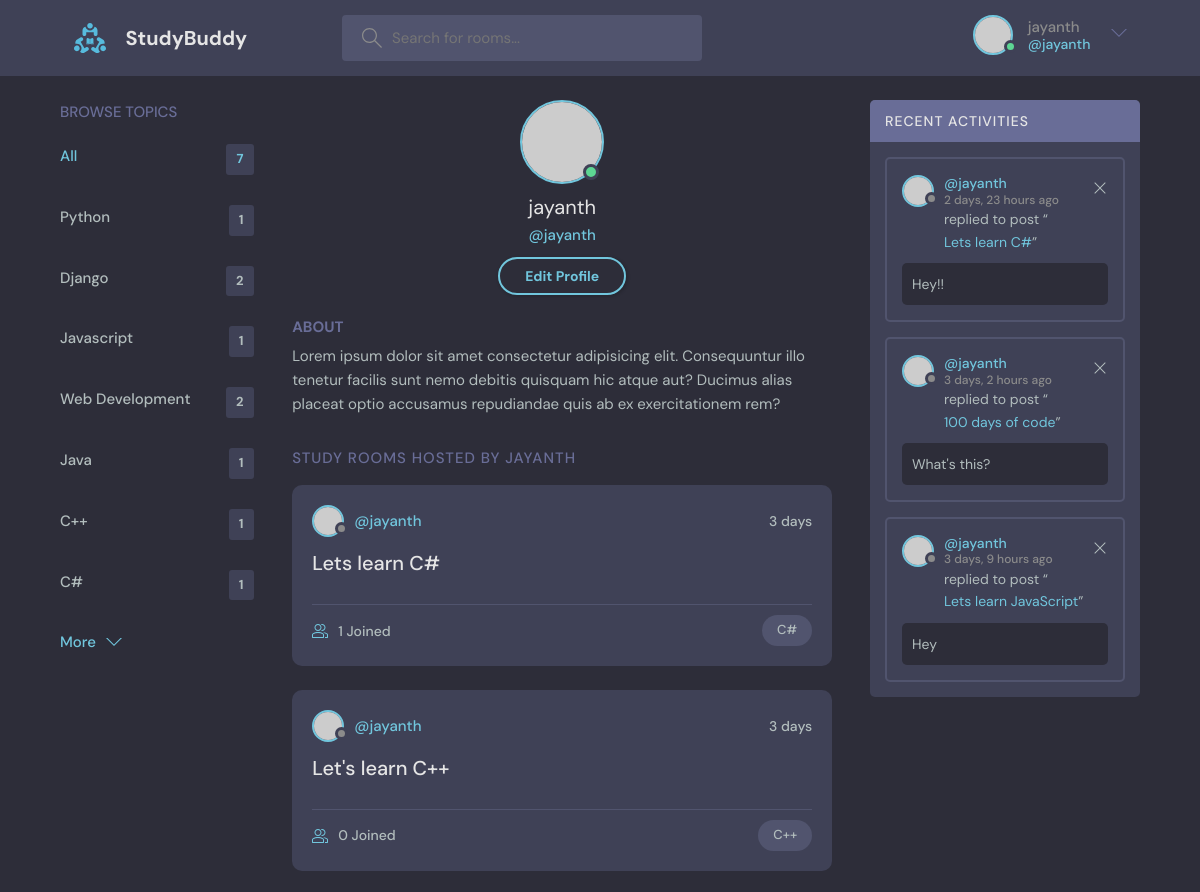
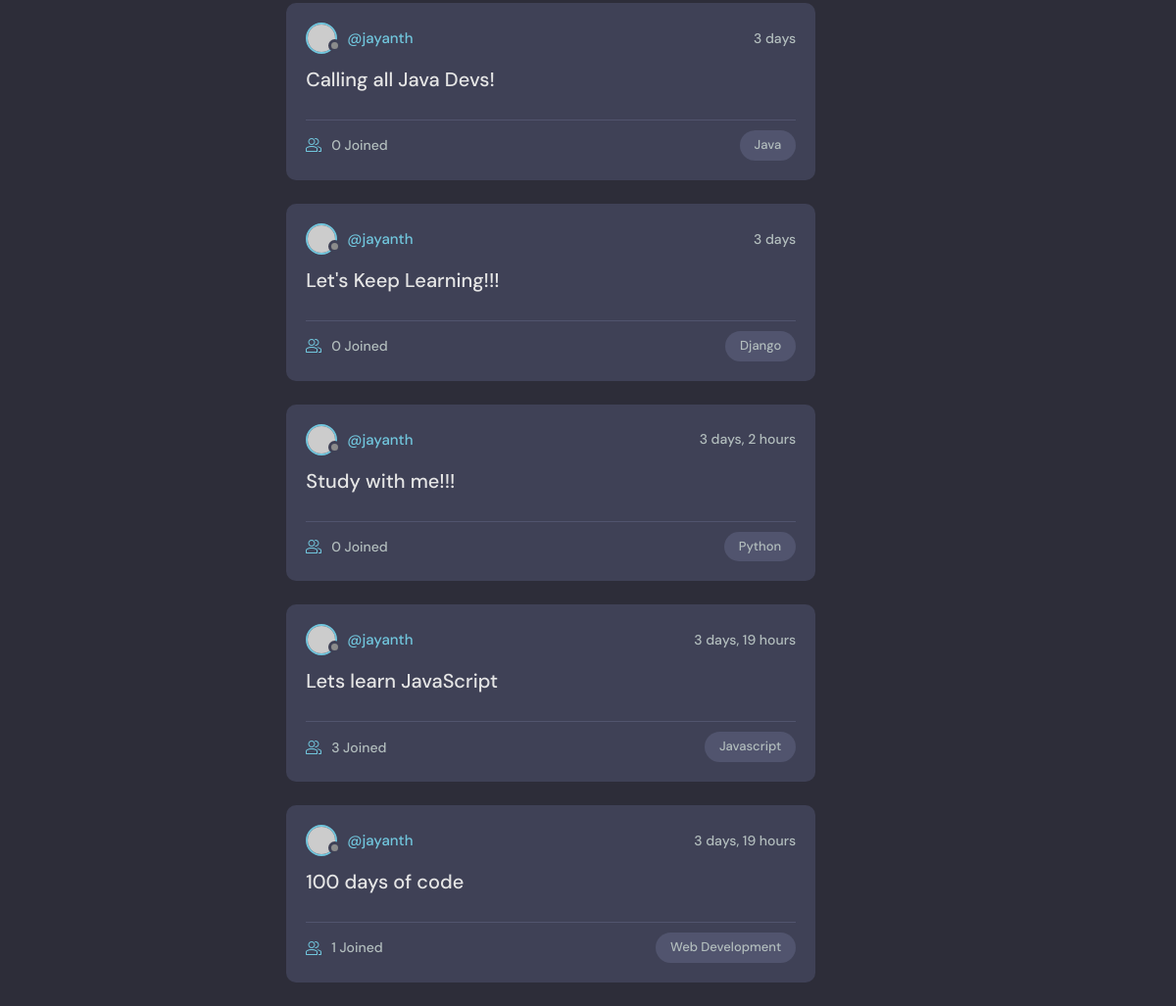
Screenshot of /profile/1 (signed in) with the database file from the repository (2 pictures, top to bottom).
### base/models.py (models this page shows, shortened)
class Topic(models.Model):
    name = models.CharField(max_length=200)

class Room(models.Model):
    host = models.ForeignKey(User, on_delete=models.SET_NULL, null=True)
    topic = models.ForeignKey(Topic, on_delete=models.SET_NULL, null=True)
    name = models.CharField(max_length=200)
    description = models.TextField(null=True, blank=True)
    participants = models.ManyToManyField(
        User, related_name='participants', blank=True)
    updated = models.DateTimeField(auto_now=True)
    created = models.DateTimeField(auto_now_add=True)
    class Meta:
        ordering = ['-updated', '-created']
    def __str__(self):
        return str(self.name)

class Message(models.Model):
    user = models.ForeignKey(User, on_delete=models.CASCADE)
    room = models.ForeignKey(Room, on_delete=models.CASCADE)
    body = models.TextField()
    updated = models.DateTimeField(auto_now=True)
    created = models.DateTimeField(auto_now_add=True)
    class Meta:
        ordering = ['-updated', '-created']

### base/views.py (the view)
# urls.py: path('profile/<str:pk>', views.userProfile, name="user-profile"),
def userProfile(request, pk):
    user = User.objects.get(id=pk)
    rooms = user.room_set.all()
    room_messages = user.message_set.all()
    topics = Topic.objects.all()
    context = {'user': user, 'rooms': rooms,
               'room_messages': room_messages, 'topics': topics}
    return render(request, 'base/profile.html', context)

### base/templates/base/profile.html
{%extends 'main.html'%}
{%block content%}
  <main class="profile-page layout layout--3">
    <div class="container">
      {%include 'base/topics_component.html'%}
      <div class="roomList">
        <div class="profile">
          <div class="profile__avatar">
            <div class="avatar avatar--large active">
              <img src="https://randomuser.me/api/portraits/men/11.jpg" />
            </div>
          </div>
          <div class="profile__info">
            <h3>{{user.username}}</h3>
            <p>@{{user.username}}</p>
            {% if request.user == user%}
            <a href="{% url 'update-user' %}" class="btn btn--main btn--pill">Edit Profile</a>
            {%endif%}
          </div>
          <div class="profile__about">
            <h3>About</h3>
            <p>
              Lorem ipsum dolor sit amet consectetur adipisicing elit. Consequuntur illo tenetur
              facilis sunt nemo debitis quisquam hic atque aut? Ducimus alias placeat optio
              accusamus repudiandae quis ab ex exercitationem rem?
            </p>
          </div>
        </div>
        <div class="roomList__header">
          <div>
            <h2>Study Rooms Hosted by {{user.username}}</a>
            </h2>
          </div>
        </div>
        {%include 'base/feed_component.html'%}
      </div>
      {%include 'base/activity_component.html'%}
    </div>
  </main>
{%endblock content%}

### templates/navbar.html (shortened to what this page needs)
{%load static%}
<header class="header header--loggedIn">
    <div class="container">
      <a href="{%url 'home'%}" class="header__logo">
        <img src="{%static 'images/logo.svg'%}" />
        <h1>StudyBuddy</h1>
      </a>
      <form class="header__search" method="get" action="{%url 'home'%}">
        <label>
          <input type="text" name= "q" placeholder="Search for rooms..." />
        </label>
      </form>
      <nav class="header__menu">
        {% if request.user.is_authenticated %}
        <div class="header__user">
          <a href="{%url 'update-user'%}">
            <div class="avatar avatar--medium active">
              <img src="https://randomuser.me/api/portraits/men/37.jpg" />
            </div>
            <p>{{request.user.username}} <span>@{{request.user.username}}</span></p>
          </a>
          <button class="dropdown-button">
            <svg version="1.1" xmlns="http://www.w3.org/2000/svg" width="32" height="32" viewBox="0 0 32 32">
              <title>chevron-down</title>
              <path d="M16 21l-13-13h-3l16 16 16-16h-3l-13 13z"></path>
            </svg>
          </button>
        </div>
        {%else%}
        <a href="{%url 'login'%}">
          <img src="{% static 'images/avatar.svg' %}" />
          <p>Login</p>
        </a>
        {%endif%}
      </nav>
    </div>
  </header>

### base/templates/base/topics_component.html
{%load static%}
<div class="topics">
  <div class="topics__header">
    <h2>Browse Topics</h2>
  </div>
  <ul class="topics__list">
    <li>
      <a href="{% url 'home' %}" class="active">All <span>{{topics.count}}</span></a>
    </li>
    {% for topic in topics %}
    <li>
      <a href="{%url 'home' %}?q={{topic.name}}">{{topic.name}}<span>{{topic.room_set.all.count }}</span></a>
    </li>
    {% endfor %}
  </ul>
  <a class="btn btn--link" href="topics.html">
    More
    <svg version="1.1" xmlns="http://www.w3.org/2000/svg" width="32" height="32" viewBox="0 0 32 32">
      <title>chevron-down</title>
      <path d="M16 21l-13-13h-3l16 16 16-16h-3l-13 13z"></path>
    </svg>
  </a>
</div>

### base/templates/base/feed_component.html (shortened to what this page needs)
{%for room in rooms%}
<div class="roomListRoom">
  <div class="roomListRoom__header">
    <a href="{%url 'user-profile' room.host.id%}" class="roomListRoom__author">
      <div class="avatar avatar--small">
        <img src="https://randomuser.me/api/portraits/women/11.jpg" />
      </div>
      <span>@{{room.host.username}}</span>
    </a>
    <div class="roomListRoom__actions">
      <span>{{room.created|timesince}}</span>
    </div>
  </div>
  <div class="roomListRoom__content">
    <a href="{%url 'room' room.id%}">{{room.name}}</a>
  </div>
  <div class="roomListRoom__meta">
    <a href="{%url 'room' room.id%}" class="roomListRoom__joined">
      {{room.participants.all.count}} Joined
    </a>
    <p class="roomListRoom__topic">{{room.topic.name}}</p>
  </div>
</div>
{% endfor%}

### base/templates/base/activity_component.html
<div class="activities">
  <div class="activities__header">
    <h2>Recent Activities</h2>
  </div>
  {%for message in room_messages%}
  <div class="activities__box">
    <div class="activities__boxHeader roomListRoom__header">
      <a href="{% url 'user-profile' message.user.id%}" class="roomListRoom__author">
        <div class="avatar avatar--small">
          <img src="https://randomuser.me/api/portraits/women/11.jpg" />
        </div>
        <p>
          @{{message.user}}
          <span>{{message.created|timesince}} ago</span>
        </p>
      </a>
      {%if request.user == message.user%}
      <div class="roomListRoom__actions">
        <a href="{%url 'delete-message' message.id%}">
          <svg version="1.1" xmlns="http://www.w3.org/2000/svg" width="32" height="32" viewBox="0 0 32 32">
            <title>remove</title>
            <path
              d="M27.314 6.019l-1.333-1.333-9.98 9.981-9.981-9.981-1.333 1.333 9.981 9.981-9.981 9.98 1.333 1.333 9.981-9.98 9.98 9.98 1.333-1.333-9.98-9.98 9.98-9.981z"
            ></path>
          </svg>
        </a>
      </div>
      {%endif%}
    </div>
    <div class="activities__boxContent">
      <p>replied to post “<a href="{% url 'room' message.room.id %}">{{message.room}}</a>”</p>
      <div class="activities__boxRoomContent">
        {{message.body}}
      </div>
    </div>
  </div>
  {%endfor%}
</div>

### rows the page displays
Topic: name "Python", room_set.all.count "1"
Topic: name "Django", room_set.all.count "2"
Topic: name "Javascript", room_set.all.count "1"
Topic: name "Web Development", room_set.all.count "2"
Topic: name "Java", room_set.all.count "1"
Topic: name "C++", room_set.all.count "1"
Topic: name "C#", room_set.all.count "1"
Room: host.username "jayanth", created "3 days", name "Lets learn C#", participants.all.count "1", topic.name "C#"
Room: host.username "jayanth", created "3 days", name "Let's learn C++", participants.all.count "0", topic.name "C++"
Room: host.username "jayanth", created "3 days", name "Calling all Java Devs!", participants.all.count "0", topic.name "Java"
Room: host.username "jayanth", created "3 days", name "Let's Keep Learning!!!", participants.all.count "0", topic.name "Django"
Room: host.username "jayanth", created "3 days, 2 hours", name "Study with me!!!", participants.all.count "0", topic.name "Python"
Room: host.username "jayanth", created "3 days, 19 hours", name "Lets learn JavaScript", participants.all.count "3", topic.name "Javascript"
Room: host.username "jayanth", created "3 days, 19 hours", name "100 days of code", participants.all.count "1", topic.name "Web Development"
Message: user "jayanth", created "2 days, 23 hours", room "Lets learn C#", body "Hey!!"
Message: user "jayanth", created "3 days, 2 hours", room "100 days of code", body "What's this?"
Message: user "jayanth", created "3 days, 9 hours", room "Lets learn JavaScript", body "Hey"

### other values shown
{{ request.user.username }} "jayanth"
{{ topics.count }} "7"
{{ user.username }} "jayanth"
{{ user.username }} "JAYANTH"
